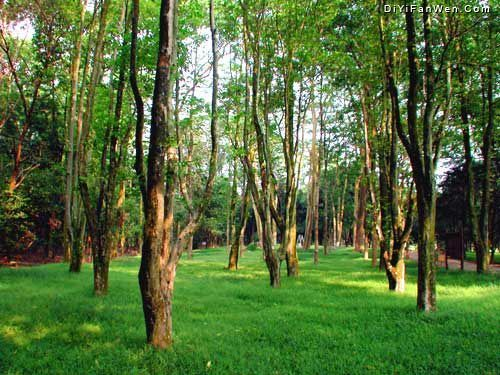
#> input picture images/origin/0872403071256191.jpg, 500 x 375 px
$ python ostu.py ../images/origin/0872403071256191.jpg ../images/origin/1418768023841.jpg   (Python 2 division)
#> lines starting #> are read from the running program, lines starting #| are printed output that depends on the picture; after the words box and inside, x2 and y2 are one past the last pixel; in counts of white or black regions, pixels touching at a corner belong together; long printed decimals are rounded
# -*- coding: utf-8 -*-
'''
大津法阈值分割:A Threshold Selection Method from Gray-Level Histograms
经过试验该方法不适合用于提取火焰, 也说明提取火焰不能用灰度图,必须基于彩色的色值来分离
'''
import Image
import sys

def sigma(im,i,debug =False):
    """
    阈值为i时,图像im中两组的方差
    """
    c0_p_num = sum(im.histogram()[:i+1])#灰度<=k的像素个数
    c1_p_num = sum(im.histogram()[i+1:])#灰度>k的像素个数
    #计算两部分的总灰度
    c0_g_sum = 0
    for j in range(1,i+1):
        c0_g_sum += j*im.histogram()[j]
    #end for j
    c1_g_sum = 0
    for j in range(i+1,255):
        c1_g_sum += j*im.histogram()[j]
    #end for j
    #计算两部分的各自平均灰度
    try:
        u0 = 1.0*c0_g_sum/c0_p_num
        u1 = 1.0*c1_g_sum/c1_p_num
        #计算两部分的像素比例
        w0 = 1.0*c0_p_num/(c0_p_num+c1_p_num)
    except:
        #可能有的图像没有太高或太低灰度的像素
        return 0

    w1 = 1.0 - w0
    u = (u0-u1)**2
    new_sigma = w0 * w1 *u
    if debug:
        print"%d:tw0=%f,w1=%f,new_sigma=%f"%(i,w0,w1,new_sigma)
    return new_sigma

def OtsuThreshold(im,debug = False):
    """
    线性查找最大方差,可以考虑用别的搜索算法
    """
    g_level = 0
    g_sigma = 0
    for i in range(1,255):
        new_sigma = sigma(im,i,debug)
        if g_sigma<new_sigma:
            g_sigma = new_sigma
            g_level = i
    #end for i
    return g_level, g_sigma

def ostu_capture(img,debug=False):
    threshold,_ = OtsuThreshold(img,debug)
    return img.point(lambda p: p > threshold and 255)

if __name__=="__main__":
    if len(sys.argv)>1:
        src_file = sys.argv[1]
    else:
        print"USAGE:%s src_file [des_file]"%sys.argv[0]
        sys.exit(1)
    import os.path

    des_file =os.path.join(os.path.dirname(src_file),"OTSU_"+ os.path.basename(src_file))
    if len(sys.argv)>2:
        des_file = sys.argv[2]
    im = Image.open(src_file).convert("L")
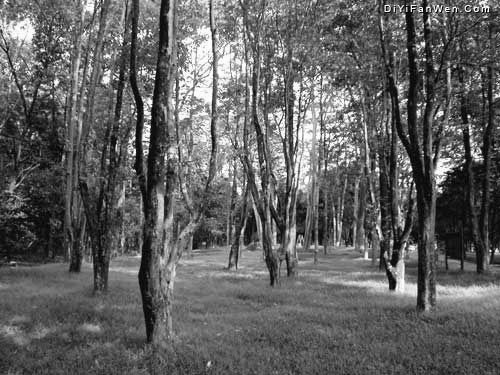
#> im: PIL image 500x375 L; min 0, max 255, mean 96.8

    #大津法找阈值
    debug = True
    threshold,max_ = OtsuThreshold(im,debug)
#> the loop in OtsuThreshold, `for i in range(1,255):` made 254 passes
#> (c0_p_num in sigma, c1_p_num in sigma, u0 in sigma, u1 in sigma, w0 in sigma, w1 in sigma, u in sigma, new_sigma) on passes 1 to 12: (33, 187467, 0.788, 96.75, 0.000176, 1, 9209.2, 1.62), (73, 187427, 1.45, 96.77, 0.000389, 1, 9086, 3.54), (134, 187366, 2.16, 96.8, 0.000715, 0.999, 8958, 6.4), (218, 187282, 2.87, 96.84, 0.00116, 0.999, 8831.9, 10.26), (330, 187170, 3.59, 96.9, 0.00176, 0.998, 8706.6, 15.3), (458, 187042, 4.26, 96.96, 0.00244, 0.998, 8592.9, 20.94), (636, 186864, 5.03, 97.05, 0.00339, 0.997, 8467.3, 28.62), (857, 186643, 5.8, 97.15, 0.00457, 0.995, 8346.2, 37.97), (1191, 186309, 6.69, 97.31, 0.00635, 0.994, 8211.4, 51.83), (1583, 185917, 7.51, 97.5, 0.00844, 0.992, 8096.8, 67.78), (2075, 185425, 8.34, 97.72, 0.0111, 0.989, 7989.7, 87.44), (2661, 184839, 9.15, 98, 0.0142, 0.986, 7894.5, 110.4)
#> (new_sigma, g_sigma) on passes 61 to 66: (1171.1, 1171.1), (1186.8, 1186.8), (1202.9, 1202.9), (1219.3, 1219.3), (1235.6, 1235.6), (1251.3, 1251.3)
#| 1:tw0=0.000176,w1=0.9998,new_sigma=1.621
#| 2:tw0=0.000389,w1=0.9996,new_sigma=3.536
#| 3:tw0=0.000715,w1=0.9993,new_sigma=6.397
#| 4:tw0=0.001163,w1=0.9988,new_sigma=10.257
#| 5:tw0=0.00176,w1=0.9982,new_sigma=15.297
#| 6:tw0=0.002443,w1=0.9976,new_sigma=20.938
#| 7:tw0=0.003392,w1=0.9966,new_sigma=28.624
#| 8:tw0=0.004571,w1=0.9954,new_sigma=37.973
#> (further printed lines are left out)
#> after the loop in OtsuThreshold, `for i in range(1,255):`: g_level = 115; g_sigma = 1673.4
#> threshold = 115; max_ = 1673.4
    print threshold,max_
#| 115 1673.416

    #根据阈值分割
    im = im.point(lambda p: p > threshold and 255)
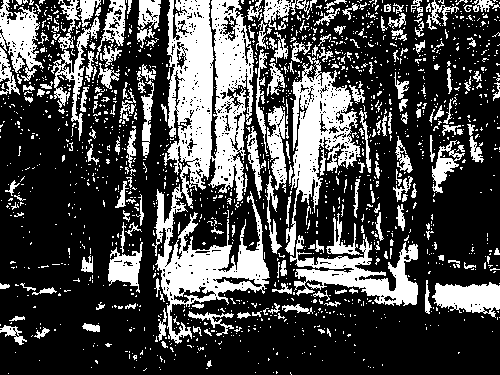
#> im: PIL image 500x375 L; 29.2% white; 1588 white regions (1394 under 20 px), largest, box (x1, y1, x2, y2) and area: (152, 0, 270, 344) 17575, (285, 56, 361, 256) 5359, (290, 234, 418, 306) 3536
    im.save(des_file)

    print"DONE: %s--->%s"%(src_file,des_file)
